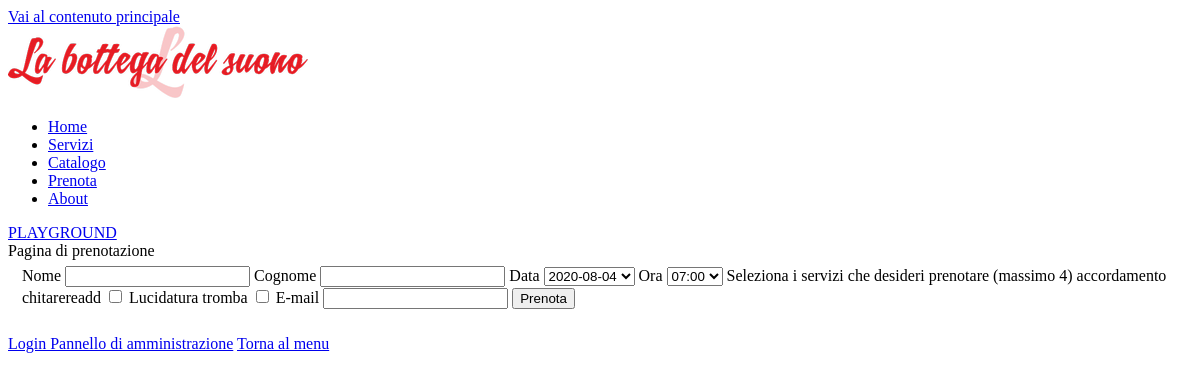
Page /prenota.php?messaggio=5 on the earlier database version.
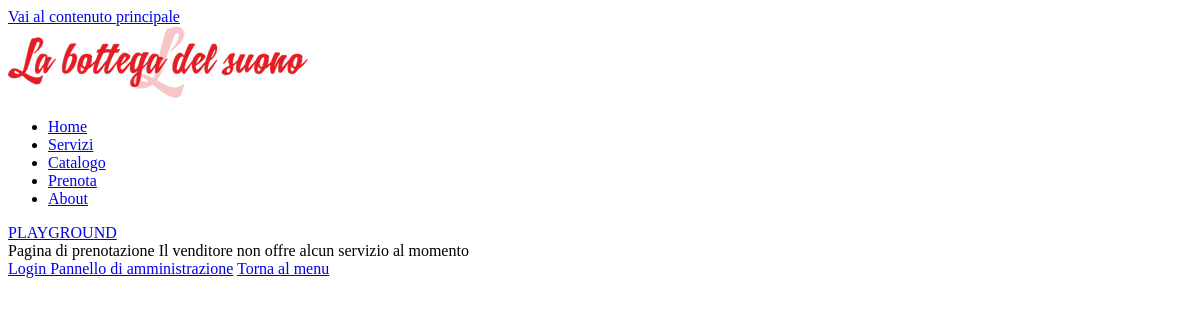
Same page on the later database version.
### tables this page shows
CREATE TABLE `servizi` (
  `id` int(11) NOT NULL,
  `nome` varchar(40) NOT NULL,
  `descrizione` varchar(200) NOT NULL,
  `costo` decimal(10,0) NOT NULL
);

### db_connection.php (called while the page is built, shortened)
<?php
    function connect($db_data){
        $db = new mysqli($db_data['server_name'], $db_data['username'], $db_data['password'], $db_data['name']);
        return $db;
    }
    function getServices($db_data){
        $db = connect($db_data);
        $query = "SELECT * FROM servizi";
        return $db->query($query);
    }
    function getDayAppointments($day, $db_data){
        $db = connect($db_data);
        $query = "SELECT * FROM appuntamenti WHERE data = '$day' ORDER BY ora ASC";
        return $db->query($query);
    }
?>

### book_form.php (the view, shortened to what this page needs)
<?php
    include_once("db_connection.php");
    $services = getServices($db_data);
    if($services->num_rows != 0){
?>
<div id="form-prenotazione">
    <form method="post" action="book.php" onsubmit="return checkBookForm()">
        <fieldset>
            <label for="nome">Nome</label>
            <input type="text" id="nome" name="nome"/>
            <label for="cognome">Cognome</label>
            <input type="text" id="cognome" name="cognome"/>
            <label for="data">Data</label>
            <select name="data" id="data">
                <?php
                $week = getNextWeekFromTomorrow();
                for($i = 0; $i < 7; $i++){
                ?>
                <option value="<?= $week[$i]?>" <?= checkDayAvailability($week[$i],$db_data) ? "" : "disabled" ?>><?= $week[$i]?></option>
                <?php } ?>
            </select>
            <label for="ora">Ora</label>
            <select name="ora" id="ora">
            <?php
                $hours = getHours();
                for($i = 0; $i < 8; $i++){?>
                <option value="<?= $hours['start'][$i]?>"><?= $hours['start'][$i]?></option>
                <?php } ?>
            </select>
            <span>Seleziona i servizi che desideri prenotare (massimo 4)</span>
            <?php
                    $i = 0;
                    while ($row = $services->fetch_assoc()){
                ?>
            <label for="servizio<?= $i; ?>"><?= $row['nome'];?></label>
            <input type="checkbox" name="servizi[]" value="<?= $row['nome'];?>" id="servizio<?= $i; ?>"/>
                <?php
                    $i += 1;
                    }
            ?>
            <label for="email">E-mail</label>
            <input type="text" id="email" name="email"/>
            <input type="submit" value="Prenota"/>
        </fieldset>
    </form>
</div>
    <?php           } else {
                ?>
<span>Il venditore non offre alcun servizio al momento</span>
                <?php
            }
    ?>

Differences in the rows shown:
removed servizi: nome "accordamento chitarereadd"
removed servizi: nome "Lucidatura tromba"
Other differences:
form field data: "2020-08-04" → (not shown)
form field ora: "07:00" → (not shown)
form field value: "Prenota" → (not shown)
text no longer shown: "Nome Cognome Data Ora Seleziona i servizi che desideri prenotare (massimo 4) E-mail"
text now shown: "Il venditore non offre alcun servizio al momento"
